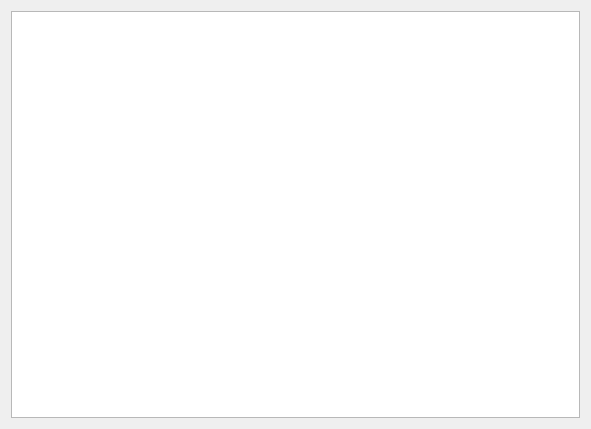
<?xml version="1.0" encoding="UTF-8"?>
<ui version="4.0">
 <class>ClearingTab</class>
 <widget class="QWidget" name="ClearingTab">
  <property name="geometry">
   <rect>
    <x>0</x>
    <y>0</y>
    <width>591</width>
    <height>429</height>
   </rect>
  </property>
  <property name="windowTitle">
   <string>Form</string>
  </property>
  <layout class="QVBoxLayout" name="verticalLayout">
   <item>
    <widget class="ClearingViewer" name="tv_table">
     <property name="selectionBehavior">
      <enum>QAbstractItemView::SelectRows</enum>
     </property>
    </widget>
   </item>
  </layout>
 </widget>
 <customwidgets>
  <customwidget>
   <class>ClearingViewer</class>
   <extends>QTableView</extends>
   <header>viewers.h</header>
  </customwidget>
 </customwidgets>
 <resources/>
 <connections/>
</ui>
